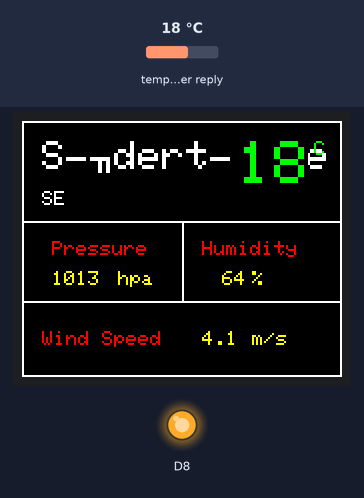
This sketch was run on a simulated ESP8266 (NodeMCU). Shown: 160×128 colour display, output pins drawn as LEDs (lit = HIGH). Inputs (shaded band) come from the test bench; at power-on: temperature in the weather reply 18 °C. WiFi joins after 1.5 s; servers stay silent unless stated; web services answer with replies made up by the test bench; what the sketch prints to the serial monitor is not drawn.

Above: at 10.8 s.
10.9 s: temperature in the weather reply set to -14 °C
At 21.4 s:
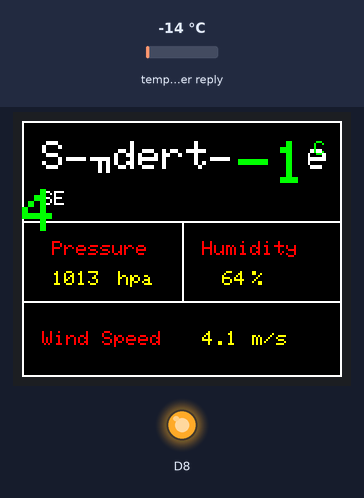
22.0 s: temperature in the weather reply set to 14 °C
At 31.4 s:
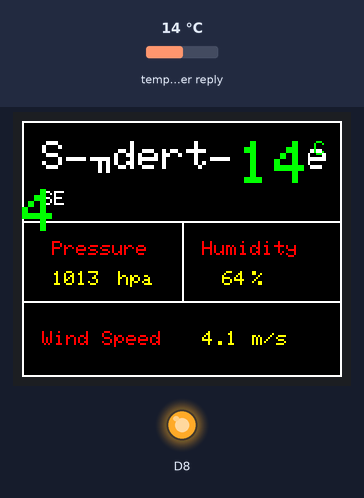
42.6 s: temperature in the weather reply set to 28 °C
At 52.5 s:
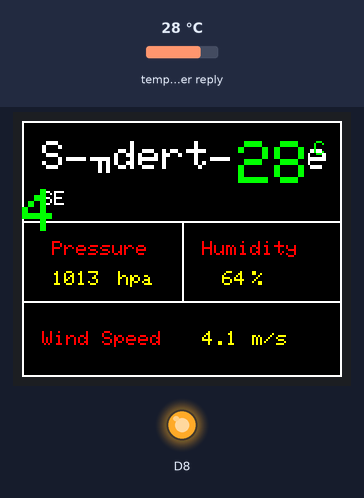
Timing chart, 0 to 54.0 s (numbered marks = the images above; inputs shaded):
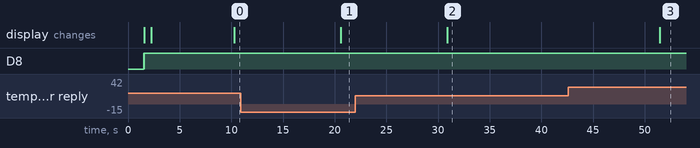

The sketch:

esp8266_weather_forcast_with_display.ino
```cpp
#include <Adafruit_GFX.h>      // include Adafruit graphics library
#include <Adafruit_ST7735.h>   // include Adafruit ST7735 TFT library
#include <ESP8266WiFi.h>
#include <ESP8266HTTPClient.h>
#include <WiFiClient.h>
#include <Arduino_JSON.h>
// ST7735 TFT module connections
#define TFT_RST   D4     // TFT RST pin is connected to NodeMCU pin D4 (GPIO2)
#define TFT_CS    D3     // TFT CS  pin is connected to NodeMCU pin D4 (GPIO0)
#define TFT_DC    D2     // TFT DC  pin is connected to NodeMCU pin D4 (GPIO4)

Adafruit_ST7735 tft = Adafruit_ST7735(TFT_CS, TFT_DC, TFT_RST);

const char* ssid = "Telia-47118D";
const char* password = "0C94C28B5D";
String openWeatherMapApiKey = "7c28bdf205051aa2ce610d67d648c55c";
String city = "Södertälje";
String countryCode = "SE";
String latitude = "59.20";
String longitude = "17.62";

unsigned long lastTime = 0;
unsigned long timerDelay = 10000;
String jsonBuffer;

void setup(void) {
	pinMode(D8, OUTPUT);
	digitalWrite(D8, LOW);

	Serial.begin(115200);

	WiFi.begin(ssid, password);
	Serial.println("Connecting");
	int blinkCount=0;
	while(WiFi.status() != WL_CONNECTED) {
		if(blinkCount==4) digitalWrite(D8, HIGH);
		delay(500);
		Serial.print(".");
		if(blinkCount==4) {
			digitalWrite(D8, LOW);
			blinkCount=0;
		}
		blinkCount++;
	}
    for(int i=0; i<3; i++) {
        digitalWrite(D8, HIGH);
        delay(10);
        digitalWrite(D8, LOW);
        delay(10);
    }
    digitalWrite(D8, HIGH);

	Serial.println("");
	Serial.print("Connected to WiFi network with IP Address: ");
	Serial.println(WiFi.localIP());

	Serial.println("Timer set to 10 seconds (timerDelay variable), it will take 10 seconds before publishing the first reading.");

	tft.initR(INITR_BLACKTAB);   // initialize a ST7735S chip, black tab
	tft.setRotation(3);
	uint16_t time = millis();
	tft.fillScreen(ST7735_BLACK);
	time = millis() - time;

	delay(500);

	tft.fillScreen(ST7735_BLACK);
	//layout
	tft.drawFastHLine(0, 0, tft.width(), ST7735_WHITE);
	tft.drawFastHLine(1, 127, tft.width(), ST7735_WHITE);
	tft.drawFastVLine(0, 0, tft.height(), ST7735_WHITE);
	tft.drawFastVLine(159, 0, tft.height(), ST7735_WHITE);
	tft.drawFastVLine(80, 50, 40, ST7735_WHITE);
	tft.drawFastHLine(1, 50, tft.width(), ST7735_WHITE);
	tft.drawFastHLine(1, 90, tft.width(), ST7735_WHITE);
	tft.setTextColor(ST7735_WHITE);
	tft.setCursor(10,10);
	tft.setTextSize(2);
	tft.print(city);
	tft.setTextSize(1);
	tft.setCursor(10,35);
	tft.print(countryCode);
	tft.setTextSize(1);

	tft.setTextColor(ST7735_RED);
	tft.setCursor(15,60);
	tft.print("Pressure");
	tft.setCursor(90,60);
	tft.print("Humidity");
	tft.setCursor(10,105);
	tft.print("Wind Speed");
	tft.setTextColor(ST7735_GREEN);
	tft.setCursor(140,10);
	tft.print(" C");
	tft.setTextColor(ST7735_YELLOW);
	tft.setCursor(42,75);
	tft.print(" hpa");
	tft.setCursor(115,75);
	tft.print("%");
	tft.setCursor(115,105);
	tft.print("m/s");
	delay(1000);

}

int temp;
int pres;
int hum;
String wind;

void loop() {
	if ((millis() - lastTime) > timerDelay) {
		if(WiFi.status()== WL_CONNECTED){
			//String serverPath = "http://api.openweathermap.org/data/2.5/weather?q=" + city + "," + countryCode + "&APPID=" + openWeatherMapApiKey;
			String serverPath = "https://api.openweathermap.org/data/2.5/weather?lat=" + latitude + "&lon=" + longitude + "&appid=" + openWeatherMapApiKey;

			jsonBuffer = httpGETRequest(serverPath.c_str());
			Serial.println(jsonBuffer);
			JSONVar myObject = JSON.parse(jsonBuffer);
			if (JSON.typeof(myObject) == "undefined") {
				Serial.println("Parsing input failed!");
				return;
			}
			String jsonString = JSON.stringify(myObject["main"]["temp"]);
			temp=jsonString.toInt();
			temp=(temp-273);
			jsonString = JSON.stringify(myObject["main"]["pressure"]);
			pres=jsonString.toInt();
			jsonString = JSON.stringify(myObject["main"]["humidity"]);
			hum=jsonString.toInt();
			jsonString = JSON.stringify(myObject["wind"]["speed"]);
			wind=jsonString;
			Serial.println();
			Serial.print("JSON object = ");
			Serial.println(myObject);
			Serial.print("Temperature: ");
			Serial.println(temp);
			Serial.print("Pressure: ");
			Serial.println(pres);
			Serial.print("Humidity: ");
			Serial.println(hum);
			Serial.print("Wind Speed: ");
			Serial.println(wind);

			tft.fillRect(105, 8 , 38, 30, ST7735_BLACK);
			tft.fillRect(12, 70 , 32, 15, ST7735_BLACK);
			tft.fillRect(97, 70 , 16, 15, ST7735_BLACK);
			tft.fillRect(87, 103 , 25, 15, ST7735_BLACK);
			tft.setTextColor(ST7735_GREEN);
			tft.setTextSize(3);
			tft.setCursor(108,10);
			tft.print(temp);
			tft.setTextColor(ST7735_YELLOW);
			tft.setTextSize(1);
			tft.setCursor(15,75);
			tft.print(pres);
			tft.setCursor(100,75);
			tft.print(hum);
			tft.setCursor(90,105);
			tft.print(wind);
		}
		else {
			Serial.println("WiFi Disconnected");
		}
		lastTime = millis();
	}

}

String httpGETRequest(const char* serverName) {
	HTTPClient http;

	http.begin(serverName);

	int httpResponseCode = http.GET();

	String payload = "{}";

	if (httpResponseCode>0) {
		Serial.print("HTTP Response code: ");
		Serial.println(httpResponseCode);
		payload = http.getString();
	}
	else {
		Serial.print("Error code: ");
		Serial.println(httpResponseCode);
	}
	http.end();

	return payload;
}
```

Measured:
- after the input at 10.9 s, the display: changes after 9.7 s (image 1)
- after the input at 22.0 s, the display: changes after 8.9 s (image 2)
- after the input at 42.6 s, the display: changes after 8.9 s (image 3)
